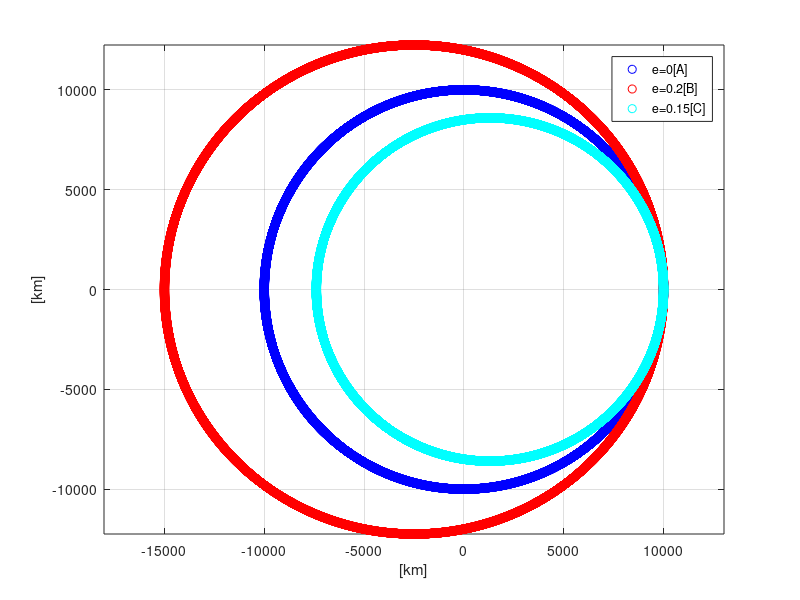

The MATLAB source for this figure:
close all
clear all
clc

%% Get Kepler Elements %%
global u_e a n
u_e = 3.986004415e5;                     % gravitational coefficient
a = [1e4 1.25e4 0.8696e4];                     % Semi-major axis [km]

ecc = [0 0.2 0.15];
inc = deg2rad(0);                        %[deg]
w =  deg2rad(63.2828);                   %[deg] Argument of perigee
% nu = deg2rad([1:1:361]);               %[rad] True anomaly
simul_time = 27000;                           
RAAN = deg2rad(69.3305);                 %[deg]

%% Kepler 6 Parameters %%
% ecc, w, nu, RAAN, inc, a %

for i=1:3
    n(i) = sqrt(u_e/a(i)^3);                     % mean motion [rad/sec]
    nu(i,:) = n(i)*[1:1:simul_time];             %[rad] True anomaly     
    P = a(i)*(1-ecc(i)^2);
    if i~=3
        for k=1:simul_time
            r(:,k) = P/(1+ecc(i)*cos(nu(i,k)));
            X(i,k) = r(:,k)*cos(nu(i,k));
            Y(i,k) = r(:,k)*sin(nu(i,k));
        end
        if i==1
            plot(X(i,:),Y(i,:),'bo');
            hold on;
        else
            plot(X(i,:),Y(i,:),'ro');
            hold on;
        end
    else
                for k=1:simul_time
            r(:,k) = P/(1+ecc(i)*cos(nu(i,k)));
            X(i,k) = -r(:,k)*cos(nu(i,k));
            Y(i,k) = -r(:,k)*sin(nu(i,k));
        end
        plot(X(i,:),Y(i,:),'co');
        hold on;
    end
end
grid on;
axis equal;
legend('e=0[A]','e=0.2[B]','e=0.15[C]');
ylabel("[km]");
xlabel("[km]");